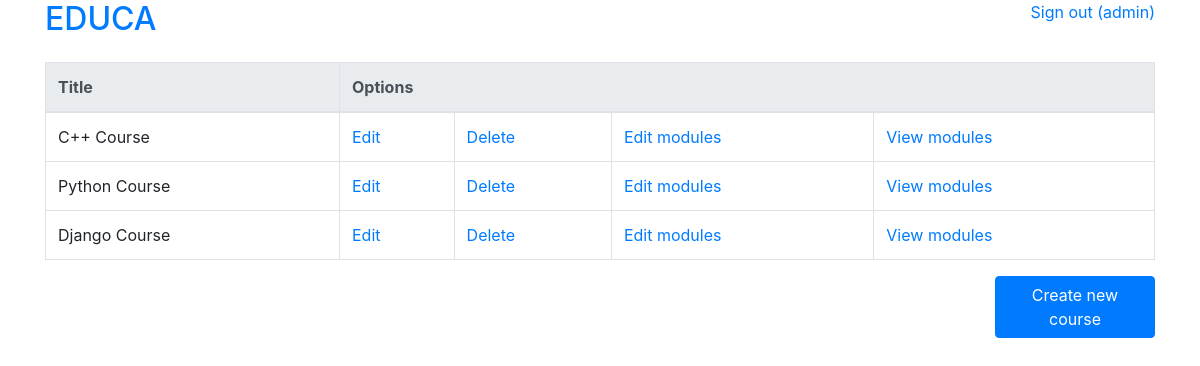
/courses/mine/ (signed in), run on the app's committed database.
### courses/models.py (models this page shows, shortened)
class Course(models.Model):
    owner = models.ForeignKey(
        get_user_model(), related_name="courses", on_delete=models.CASCADE
    )
    subject = models.ForeignKey(
        Subject, related_name="courses", on_delete=models.CASCADE
    )
    students = models.ManyToManyField(
        get_user_model(), related_name="courses_enrolled", blank=True
    )
    title = models.CharField(max_length=250)
    slug = models.SlugField(max_length=250, unique=True)
    overview = models.TextField()
    created = models.DateTimeField(auto_now_add=True)
    updated = models.DateTimeField(auto_now=True)
    class Meta:
        ordering = ("-created",)

### courses/views.py (the view)
# urls.py: path("mine/", views.ManageCourseListView.as_view(), name="manage_course_list"),
class ManageCourseListView(OwnerCourseMixin, OwnerMixin, ListView):
    template_name = "courses/manage/course/list.html"

### courses/views.py (called while the page is built)
    def get_queryset(self):
        qs = super().get_queryset()
        return qs.filter(owner=self.request.user)

### courses/templates/courses/manage/course/list.html
{% extends "base.html" %}
{% block content %}
<table class="table table-bordered">
    <thead class="thead-light">
        <tr>
            <th>Title</th>
            <th colspan="4">Options</th>
        </tr>
    </thead>
    <tbody>
        {% for obj in object_list %}
        <tr>
            <td>{{ obj.title }}</td>
            <td><a href="{% url "courses:course_edit" obj.pk %}">Edit</a></td>
            <td><a href="{% url "courses:course_delete" obj.pk %}">Delete</a></td>
            <td><a href="{% url "courses:course_module_update" obj.pk %}">Edit modules</a></td>
            <td><a href="{% url "courses:module_content_list" obj.pk %}">View modules</a></td>
        </tr>
        {% empty %}
        <tr>
            <td class="warning" colspan="5">You don´t have any course yet.</td>
        </tr>
        {% endfor %}
    </tbody>
</table>
<div class="row">
    <div class="col-2 offset-10">
        <a class="btn btn-primary" href="{% url "courses:course_create" %}">Create new course</a>
    </div>
</div>
{% endblock %}

### courses/templates/base.html (shortened to what this page needs)
{% load static %}
<!DOCTYPE html>
<html lang="en">
<head>
    <link rel="stylesheet" href="https://stackpath.bootstrapcdn.com/bootstrap/4.3.1/css/bootstrap.min.css">
</head>
<body>
    <div class="container">
        <div class="row mb-3">
            <div class="col">
                <h2><a href="{% url "courses:course_list" %}">EDUCA</a></h2>
            </div>
            <div class="col text-right">
                {% if request.user.is_authenticated %}
                    <a href="{% url "logout" %}">Sign out ({{ request.user }})</a>
                {% else %}
                    <a href="{% url "login" %}">Sign in</a>
                {% endif %}
            </div>
        </div>
        <div class="row">
            <div class="col">
            {% block content %}
            {% endblock %}
            </div>
        </div>
    </div>
</body>
</html>

### data on the page
Course: title "C++ Course"
Course: title "Python Course"
Course: title "Django Course"

### other printed values
{{ request.user }} "admin"
